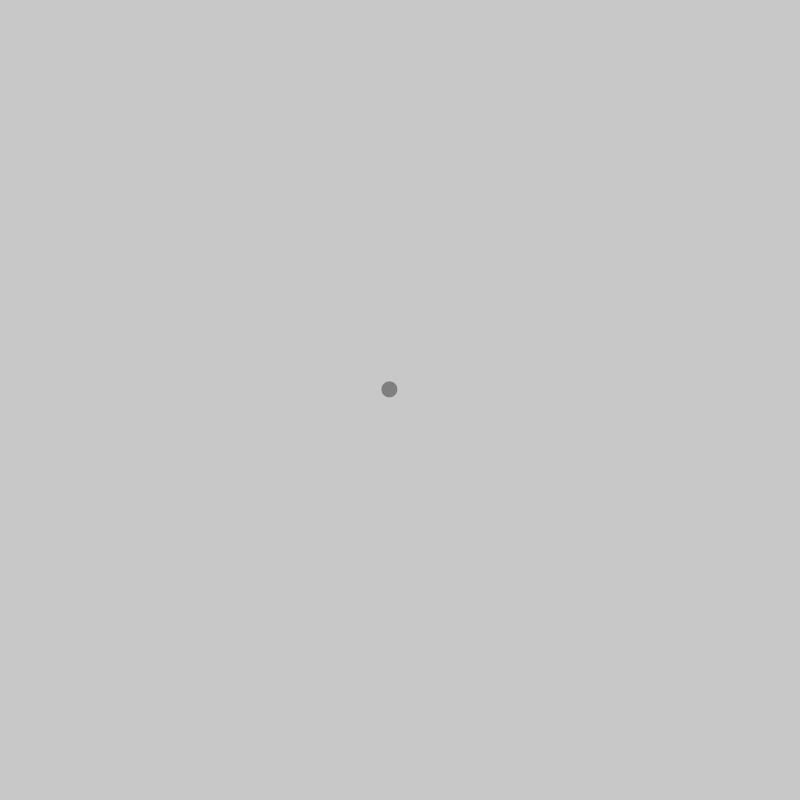
Frame 1 (no input)
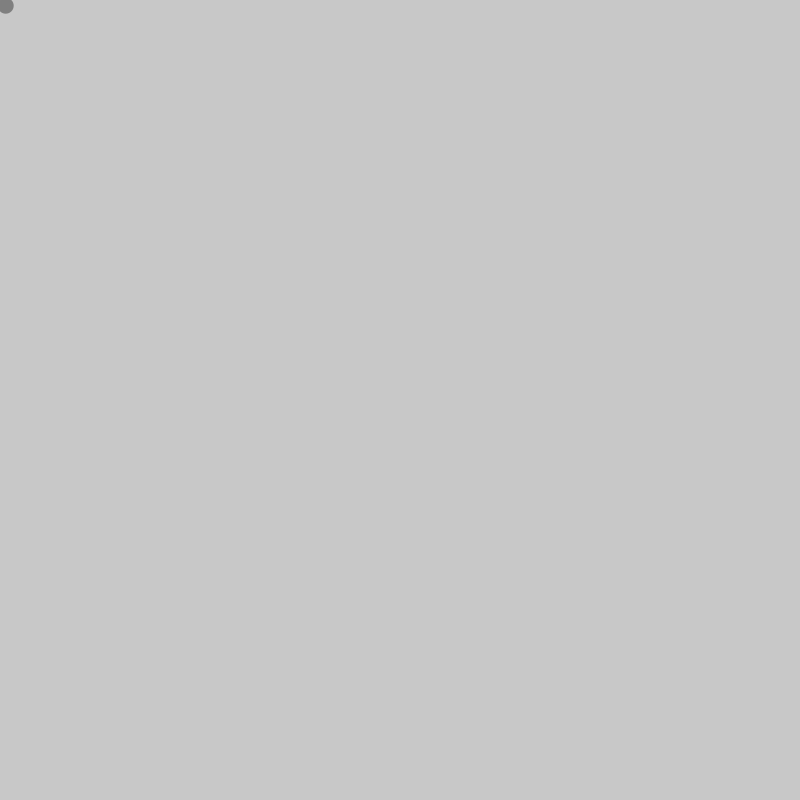
Frame 60 (the mouse pressed at the canvas centre just before this capture)
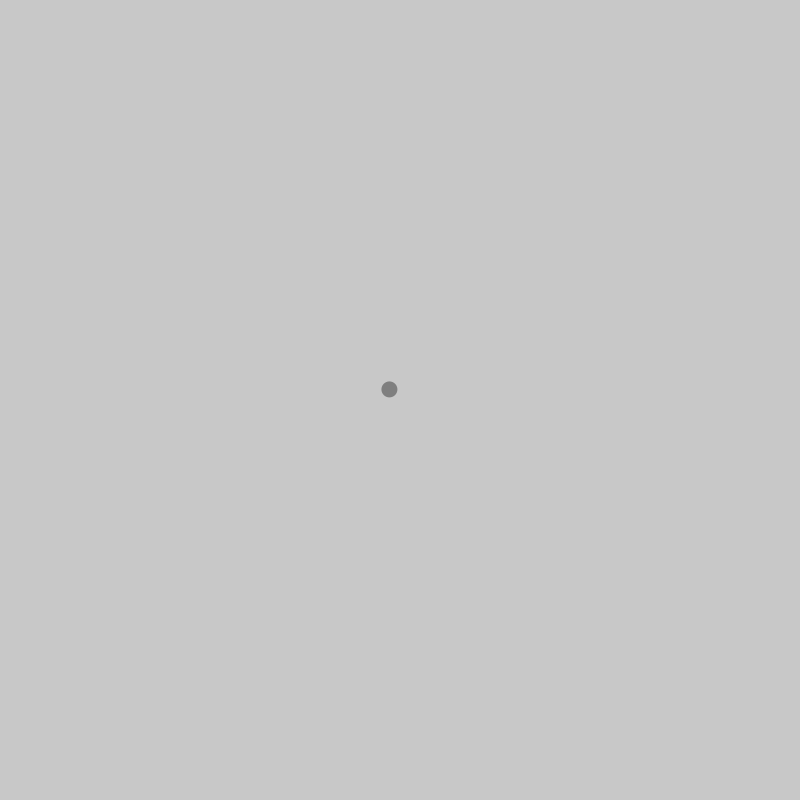
Frame 120 (the mouse held since frame 60 and released just before this capture)

The Processing sketch that drew these frames (run headless with seeded random() and noise(); from frame 60 on, the mouse is pressed at the canvas centre):

// Processing sketch: exercise_01_08
// ── exercise_01_08.pde
Mover b;

void setup() {
  size(800,800);
  b = new Mover();
}

void draw() {
  background(200);
  b.update();
  //b.checkEdges();
  b.display();
}

// ── Mover.pde
class Mover {
  PVector location;
  PVector velocity;
  PVector acceleration;
  float topspeed;
  
  Mover() {
    
    location = new PVector(width/2,height/2);
    velocity = new PVector(0,0);
    acceleration = new PVector(0.5,0.0);
    topspeed = 15;
    
  }
  
  void update() {
    
    PVector mouse = new PVector(mouseX,mouseY);
    PVector dir = PVector.sub(mouse,location);
    //dir.normalize();
    //not the best answer but the acceleration is greater when the object is further from the mouse
    //and the acceleration is weaker when it's closer to the mouse
    //kind of works
    dir.mult(0.5);
    println(dir.mag());
    acceleration = dir;
    
    velocity.add(acceleration);
    velocity.limit(topspeed);
    location.add(velocity);
    
    
  }
  
  void checkEdges() {
    if(location.x > width) {
      location.x = 0;
    } else if (location.x < 0) {
      location.x = width;
    }
    
    if(location.y > height) {
      location.y = 0;
    } else if(location.y < 0) {
      location.y = height;
    }
    
  }
  
  void display() {
    
    noStroke();
    fill(127);
    ellipse(location.x, location.y, 16, 16);
    
  }
  
}
